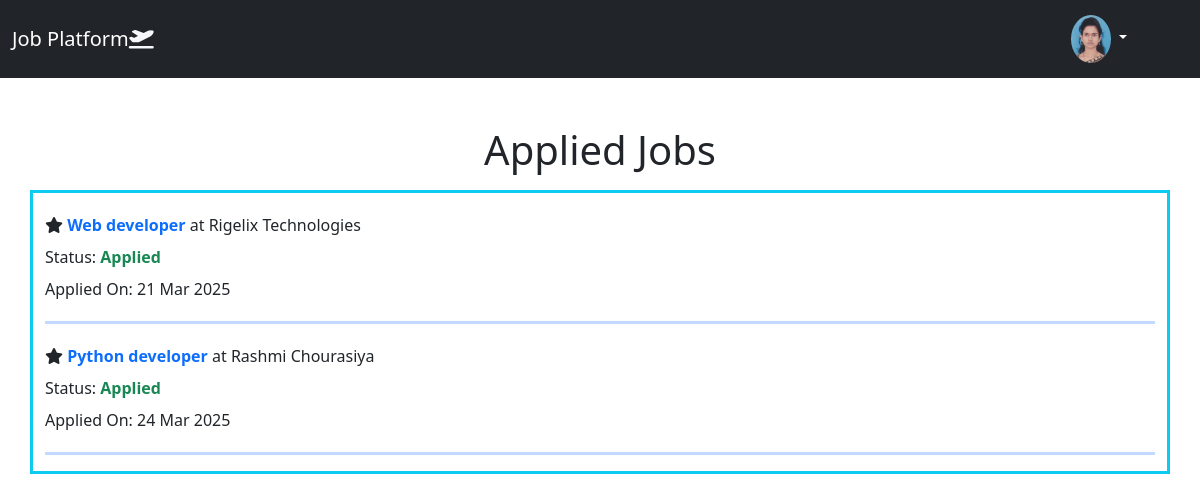
The page /all_applied_jobs (signed in) on the database its author committed.
### app/models.py (models this page shows, shortened)
class CustomUser(AbstractUser):
    confirm_password  = models.CharField(max_length=15,default='Enter your password')
    ROLE_CHOICES = (
        ('job_seeker', 'Job Seeker'),
        ('job_provider', 'Job Provider'),
    )
    role = models.CharField(max_length=20, choices=ROLE_CHOICES,default="job_seeker")
    mobile_number=models.CharField(max_length=10)

class Profile(models.Model):
    user = models.OneToOneField(CustomUser, on_delete=models.CASCADE)
    profile_image = models.ImageField(upload_to='profile_pics/', default='ph.jpg')
    resume = models.FileField(upload_to='resumes/', blank=True, null=True)
    skills= models.CharField(max_length=255, blank=True)
    about_me= models.TextField (blank=True)

class Application(models.Model):
    user=models.ForeignKey(CustomUser,on_delete=models.CASCADE)
    job=models.ForeignKey(Job,on_delete=models.CASCADE)
    status_choices=(('Applied','Applied'),('Shortlisted','Shortlisted'),('Selected','Selected'),('Rejected','Rejected'))
    status=models.CharField(max_length=50,choices=status_choices,default="Applied")
    resume=models.FileField(upload_to='sent_resume/')
    created_at=models.DateTimeField(auto_now_add=True)

class Job(models.Model):
    user = models.ForeignKey(CustomUser,on_delete=models.SET_NULL, null=True, blank=True, default=get_default_user)
    job_type_choices=(('Work From Home','Work From Home'),('Work From Office','Work From Office'),('Hybrid','Hybrid'),)
    employee_type_choices=(('Fresher','Fresher'),('Experienced','Experienced'),)
    title = models.CharField(max_length=255)
    company = models.CharField(max_length=255)
    about_company=models.TextField()
    job_description = models.TextField()
    vacancy_total=models.CharField( max_length=5,blank=True,null=True)
    skills=models.TextField(blank=True,null=True)
    required_education=models.CharField(max_length=255,null=True,blank=True,default="Not Specified")
    logo=models.ImageField(upload_to='logo/', blank=True,null=True)
    location = models.CharField(max_length=255, default="Not Specified")
    min_salary = models.DecimalField(max_digits=10, decimal_places=2, null=True, blank=True)
    max_salary = models.DecimalField(max_digits=10, decimal_places=2, null=True, blank=True)
    created_at = models.DateTimeField(auto_now_add=True)
    job_type=models.CharField(max_length=50,choices=job_type_choices)
    office_time_from=models.TimeField(default=datetime.datetime.now)
    office_time_to=models.TimeField(default=datetime.datetime.now)
    employee_type=models.CharField(max_length=50,choices=employee_type_choices,default="Fresher")
    is_active=models.BooleanField(default=True)
    email_address=models.EmailField(default="hr@fresher.com")

### app/views.py (the view)
# urls.py: path('all_applied_jobs',views.all_applied_jobs,name='all_applied_jobs'),
def all_applied_jobs(request):
    applied_jobs = Application.objects.filter(user=request.user).select_related('job')
    return render(request, 'applied_jobs.html', {'applied_jobs': applied_jobs})

### templates/applied_jobs.html
{% extends 'base.html' %}
{%load static %}
{% block 'main' %}
<div class="container">
    <div class="row ">
      <h1 class="text-center mt-5 mb-3">Applied Jobs</h1>
      {% if applied_jobs %}
          <ul class="applied_jobs_list border border-info border-3" >
              {% for application in applied_jobs %}
                  <li class="mt-3 lh-lg">
                    <i class="fa-solid fa-star"></i>&nbsp;<a class="applied_jobs_anchor" href="{% url 'job_detail' application.job.id %}"><strong>{{ application.job.title|capfirst }}</strong></a> at {{ application.job.company|capfirst }} <br>
                      Status: <b class="text-success">{{ application.status }}</b> <br>
                      Applied On: {{ application.created_at|date:"d M Y" }}
                  </li>
                  <hr class="text-primary border-3">
              {% endfor %}
          </ul>
      {% else %}
          <p>You haven't applied for any jobs yet.</p>
      {% endif %}
    </div>
</div>
{% endblock 'main' %}

### templates/header.html (shortened to what this page needs)
{% load static %}
<!DOCTYPE html>
<html lang="en">
  <head>
    <link rel="stylesheet" href="{% static 'assets/css/bootstrap.min.css' %}" />
    <link rel="stylesheet" href="{% static 'assets/css/style.css' %}" />
    <link
      rel="stylesheet"
      href="https://cdnjs.cloudflare.com/ajax/libs/font-awesome/6.7.2/css/all.min.css"
    />
  </head>
  <body>
    <nav class="navbar navbar-expand-lg navbar-dark bg-dark">
      <div class="container-fluid">
        <a class="navbar-brand" href="#">Job Platform<i class="fa-solid fa-plane-departure fa-bounce" style="color: #f5f7fa;"></i></a>
        <div
          class="collapse navbar-collapse d-flex justify-content-end"
          id="navbarSupportedContent"
        >
        {% if user.is_authenticated %}
        <div class="dropdown me-5">
          <button class="btn btn-dark dropdown-toggle" type="button" id="dropdownMenuButton1" data-bs-toggle="dropdown" aria-expanded="false">
            <img src="{{ user.profile.profile_image.url }}" alt="Profile Pic" width="40" class="profile"/>
          </button>
        </div>
          {% endif %}
        </div>
      </div>
    </nav>
  </body>
</html>

### static/assets/css/style.css (style rules this page uses)
* { box-sizing: border-box; }
.profile,.logoimage { border-radius: 50%; }
a { cursor: pointer; }
.applied_jobs_list li { list-style: none; }
.applied_jobs_anchor { text-decoration: none; }

### rows shown on the page
CustomUser: profile.profile_image (picture)
Application: job "Web developer", job.company "Rigelix Technologies", status "Applied", created_at "21 Mar 2025"
Application: job "Python developer", job.company "Rashmi Chourasiya", status "Applied", created_at "24 Mar 2025"
